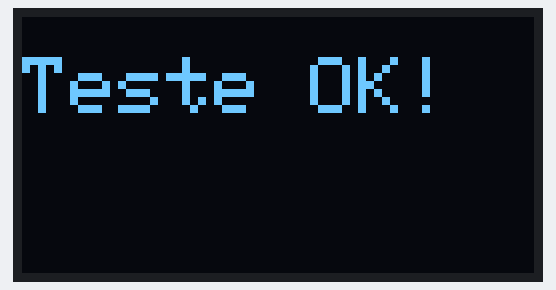
Recording of a sketch running on a simulated Arduino Uno, built with avr-gcc and run on an emulated ATmega328P. Shown: 128×64 one-colour display.

Above: at 0.1 s.

The sketch:

ESP_screen.ino
```cpp
#include <Wire.h>
#include <Adafruit_GFX.h>
#include <Adafruit_SSD1306.h>

#define SCREEN_WIDTH 128
#define SCREEN_HEIGHT 64
#define OLED_RESET -1

Adafruit_SSD1306 display(SCREEN_WIDTH, SCREEN_HEIGHT, &Wire, OLED_RESET);

void setup() {
  Serial.begin(115200);

  if (!display.begin(SSD1306_SWITCHCAPVCC, 0x3C)) {
    Serial.println(F("Erro ao iniciar o display OLED"));
    while (true);
  }

  display.clearDisplay();
  display.setTextSize(2);
  display.setTextColor(SSD1306_WHITE);
  display.setCursor(0, 10);
  display.println("Teste OK!");
  display.display();
}

void loop() {
  // nada aqui
}
```
